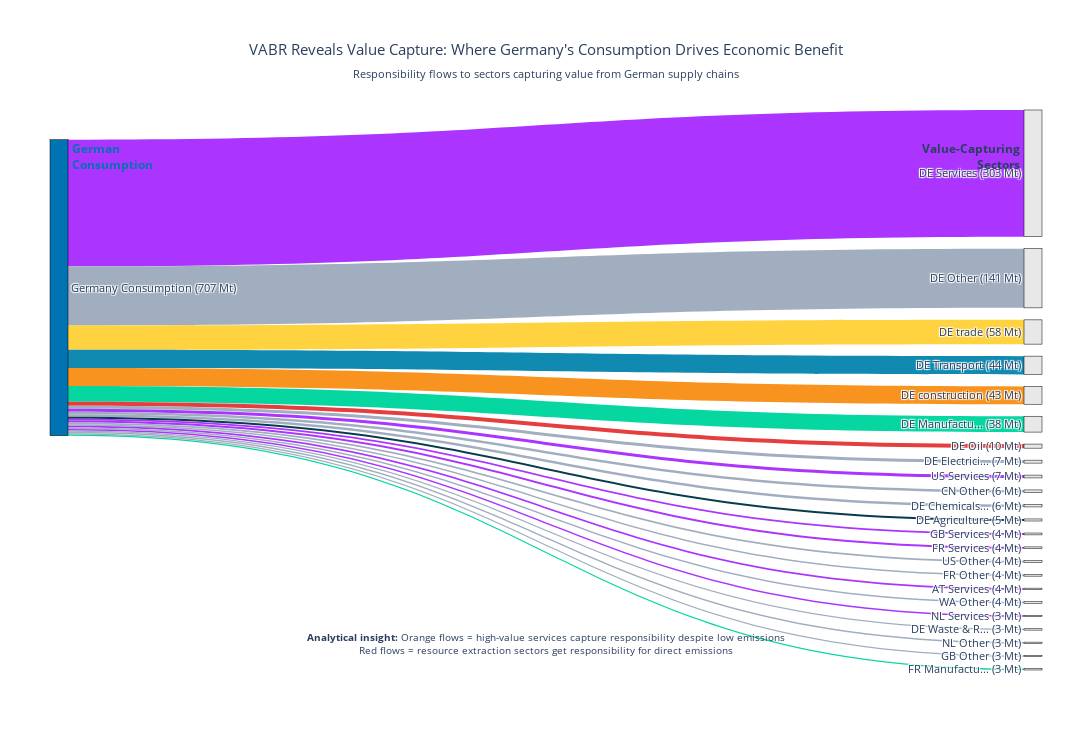

The cell this chart's notebook holds for it:
### Code cell
def create_germany_sectors_sankey(
    allocation_matrix,
    sector_to_category,
    min_flow_threshold=3
):
    """
    Show Germany's VABR flows to country-sector combinations.
    Demonstrates how consumption drives responsibility in specific value-generating activities.
    Key analytical value: Shows which sectors capture economic benefit from German consumption.
    """
    # Prepare data
    allocation_matrix = allocation_matrix.copy()
    allocation_matrix['allocated_emissions_mt'] = allocation_matrix['allocated_emissions'] / 1e6
    allocation_matrix['sector_category'] = allocation_matrix['producing_sector'].map(sector_to_category).fillna('Other')
    
    # Filter for Germany's consumption
    germany_flows = allocation_matrix[allocation_matrix['consuming_region'] == 'DE'].copy()
    
    # Create country-sector labels
    germany_flows['producer_label'] = (
        germany_flows['producing_country'] + '-' + germany_flows['sector_category']
    )
    
    # Aggregate flows
    aggregated = germany_flows.groupby([
        'producer_label', 'producing_country', 'sector_category'
    ])['allocated_emissions_mt'].sum().reset_index()
    
    # Filter significant flows
    significant_flows = aggregated[aggregated['allocated_emissions_mt'] >= min_flow_threshold]
    significant_flows = significant_flows.sort_values('allocated_emissions_mt', ascending=False)
    
    if significant_flows.empty:
        print(f"No flows above {min_flow_threshold} Mt. Try lowering threshold.")
        return None
    
    # Create nodes
    germany_total = significant_flows['allocated_emissions_mt'].sum()
    consumer_label = f"Germany\nConsumption\n({germany_total:.0f} Mt)"
    
    producer_labels = []
    for _, row in significant_flows.iterrows():
        country = row['producing_country']
        sector = row['sector_category']
        flow_size = row['allocated_emissions_mt']
        
        # Format label
        if len(sector) > 12:
            sector = sector[:9] + "..."
        producer_labels.append(f"{country}\n{sector}\n({flow_size:.0f} Mt)")
    
    all_labels = [consumer_label] + producer_labels
    
    # Sector colors - these show WHERE economic value is captured
    sector_colors = {
        'Services': "#AB35FF",        # Orange - high-value service sectors
        'construction': '#F7931E',    # Orange-red
        'trade': '#FFD23F',          # Yellow - commercial intermediaries
        'Manufacturing (Light)': '#06D6A0',  # Teal - value-added manufacturing
        'Transport': '#118AB2',       # Blue
        'Agriculture': '#073B4C',     # Dark blue
        'Coal': '#2D3748',           # Dark - dirty production
        'Oil': '#E53E3E',            # Red - resource extraction
        'Gas': '#DD6B20',            # Orange-red
        'Metals': '#718096',         # Gray - basic materials
        'Renewables': '#38A169',     # Green
        'Other': '#A0AEC0'           # Light gray
    }
    
    # Node colors
    node_colors = ['#0173B2']  # Germany blue
    link_colors = []
    
    for _, row in significant_flows.iterrows():
        sector = row['sector_category']
        color = sector_colors.get(sector, '#A0AEC0')
        link_colors.append(color)
        node_colors.append('#E8E8E8')  # Light gray for producers
    
    # Create flows
    sources = [0] * len(significant_flows)  # All from Germany
    targets = list(range(1, len(significant_flows) + 1))
    values = significant_flows['allocated_emissions_mt'].tolist()
    
    # Create Sankey
    fig = go.Figure(data=[go.Sankey(
        node=dict(
            pad=12,
            thickness=18,
            line=dict(color="black", width=0.5),
            label=all_labels,
            color=node_colors
        ),
        link=dict(
            source=sources,
            target=targets,
            value=values,
            color=link_colors
        )
    )])
    
    fig.update_layout(
        title=dict(
            text="VABR Reveals Value Capture: Where Germany's Consumption Drives Economic Benefit<br>"
                 "<sub>Responsibility flows to sectors capturing value from German supply chains</sub>",
            x=0.5,
            font=dict(size=15)
        ),
        font_size=11,
        width=1300,
        height=750,
        margin=dict(l=50, r=50, t=110, b=80),
        annotations=[
            dict(
                x=0.02, y=0.95, xref='paper', yref='paper',
                text="<b>German<br>Consumption</b>",
                showarrow=False, font=dict(size=12, color='#0173B2'),
                align="left"
            ),
            dict(
                x=0.98, y=0.95, xref='paper', yref='paper',
                text="<b>Value-Capturing<br>Sectors</b>",
                showarrow=False, font=dict(size=12),
                align="right"
            ),
            dict(
                x=0.5, y=0.02, xref='paper', yref='paper',
                text="<b>Analytical insight:</b> Orange flows = high-value services capture responsibility despite low emissions<br>"
                     "Red flows = resource extraction sectors get responsibility for direct emissions",
                showarrow=False, font=dict(size=10),
                align="center"
            )
        ]
    )
    
    return fig
fig = create_germany_sectors_sankey(flows_df, sector_to_category)
fig.show()

### Figure 1 — Plotly figure (JSON) as saved in the notebook; plotly's stock layout.template omitted (floating-point values rounded to 4 significant figures)
{"data": [{"link": {"color": ["#AB35FF", "#A0AEC0", "#FFD23F", "#118AB2", "#F7931E", "#06D6A0", "#E53E3E", "#A0AEC0", "#AB35FF", "#A0AEC0", "#A0AEC0", "#073B4C", "#AB35FF", "#AB35FF", "#A0AEC0", "#A0AEC0", "#AB35FF", "#A0AEC0", "#AB35FF", "#A0AEC0", "#A0AEC0", "#A0AEC0", "#06D6A0"], "source": [0, 0, 0, 0, 0, 0, 0, 0, 0, 0, 0, 0, 0, 0, 0, 0, 0, 0, 0, 0, 0, 0, 0], "target": [1, 2, 3, 4, 5, 6, 7, 8, 9, 10, 11, 12, 13, 14, 15, 16, 17, 18, 19, 20, 21, 22, 23], "value": [302.6, 141.5, 57.96, 43.68, 42.59, 37.86, 9.736, 7.051, 6.764, 6.278, 5.671, 4.958, 4.474, 4.352, 4.261, 3.977, 3.8, 3.79, 3.395, 3.281, 3.145, 3.102, 3.016]}, "node": {"color": ["#0173B2", "#E8E8E8", "#E8E8E8", "#E8E8E8", "#E8E8E8", "#E8E8E8", "#E8E8E8", "#E8E8E8", "#E8E8E8", "#E8E8E8", "#E8E8E8", "#E8E8E8", "#E8E8E8", "#E8E8E8", "#E8E8E8", "#E8E8E8", "#E8E8E8", "#E8E8E8", "#E8E8E8", "#E8E8E8", "#E8E8E8", "#E8E8E8", "#E8E8E8", "#E8E8E8"], "label": ["Germany\nConsumption\n(707 Mt)", "DE\nServices\n(303 Mt)", "DE\nOther\n(141 Mt)", "DE\ntrade\n(58 Mt)", "DE\nTransport\n(44 Mt)", "DE\nconstruction\n(43 Mt)", "DE\nManufactu...\n(38 Mt)", "DE\nOil\n(10 Mt)", "DE\nElectrici...\n(7 Mt)", "US\nServices\n(7 Mt)", "CN\nOther\n(6 Mt)", "DE\nChemicals...\n(6 Mt)", "DE\nAgriculture\n(5 Mt)", "GB\nServices\n(4 Mt)", "FR\nServices\n(4 Mt)", "US\nOther\n(4 Mt)", "FR\nOther\n(4 Mt)", "AT\nServices\n(4 Mt)", "WA\nOther\n(4 Mt)", "NL\nServices\n(3 Mt)", "DE\nWaste & R...\n(3 Mt)", "NL\nOther\n(3 Mt)", "GB\nOther\n(3 Mt)", "FR\nManufactu...\n(3 Mt)"], "line": {"color": "black", "width": 0.5}, "pad": 12, "thickness": 18}, "type": "sankey"}], "layout": {"annotations": [{"align": "left", "font": {"color": "#0173B2", "size": 12}, "showarrow": false, "text": "<b>German<br>Consumption</b>", "x": 0.02, "xref": "paper", "y": 0.95, "yref": "paper"}, {"align": "right", "font": {"size": 12}, "showarrow": false, "text": "<b>Value-Capturing<br>Sectors</b>", "x": 0.98, "xref": "paper", "y": 0.95, "yref": "paper"}, {"align": "center", "font": {"size": 10}, "showarrow": false, "text": "<b>Analytical insight:</b> Orange flows = high-value services capture responsibility despite low emissions<br>Red flows = resource extraction sectors get responsibility for direct emissions", "x": 0.5, "xref": "paper", "y": 0.02, "yref": "paper"}], "font": {"size": 11}, "height": 750, "margin": {"b": 80, "l": 50, "r": 50, "t": 110}, "title": {"font": {"size": 15}, "text": "VABR Reveals Value Capture: Where Germany's Consumption Drives Economic Benefit<br><sub>Responsibility flows to sectors capturing value from German supply chains</sub>", "x": 0.5}, "width": 1300}}
